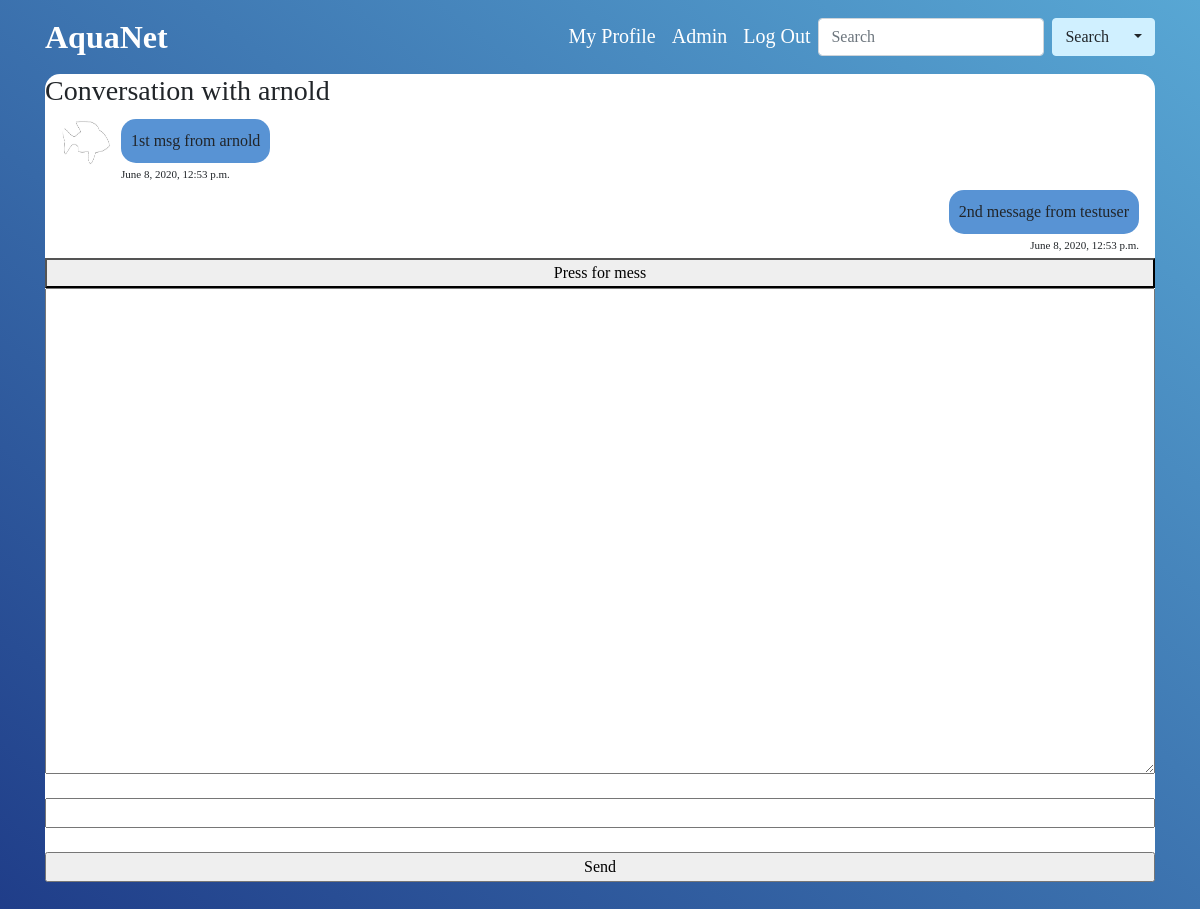
Page /messages/5/ (signed in) on the earlier database version.
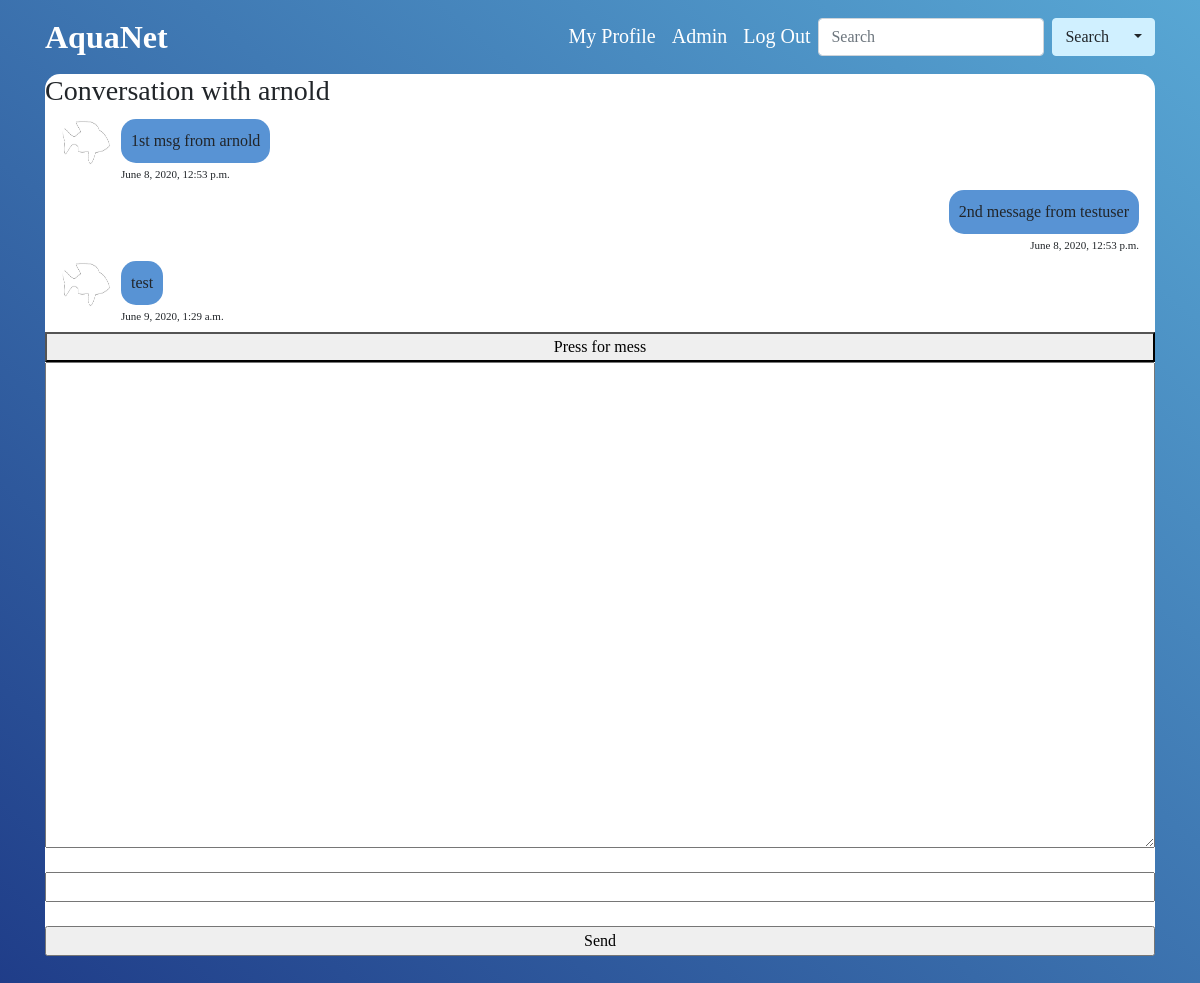
Same page on the later database version.
### userschat/models.py (models this page shows, shortened)
class Message(models.Model):
    thread = models.ForeignKey(Thread, null=True, blank=True, on_delete=models.SET_NULL)
    message = models.TextField()
    sender = models.ForeignKey(User, on_delete=models.CASCADE)
    date = models.DateTimeField(default=timezone.now)

### userschat/views.py (the view)
# urls.py: path('messages/<int:pk>/', views.RoomView.as_view(), name='room'),
class RoomView(LoginRequiredMixin, UserPassesTestMixin, DetailView):
    model = Thread
    template_name = 'userschat/room.html'
    def get_context_data(self, *, object_list=None, **kwargs):
        context = super(RoomView, self).get_context_data(**kwargs)
        thread = self.get_object()
        messages = Message.objects.filter(thread=thread)
        if thread.first_user == self.request.user:
            other_user = thread.second_user
        else:
            other_user = thread.first_user
        context.update({'room_name': thread.id, 'thread': thread, 'chat_messages': messages, 'reciever': other_user})
        return context
    def test_func(self):
        thread = self.get_object()
        if self.request.user == thread.first_user or self.request.user == thread.second_user:
            return True
        return False

### userschat/templates/userschat/room.html (shortened to what this page needs)
{% extends "speciesprofile/base.html" %}
{% load static %}
{% block content %}
<div class="card">
    <h3>Conversation with {{reciever}}</h2>
    <div id="chat-container" class="card">
        {% for message in chat_messages %}
        {% if message.sender == user %}
        <div class="d-flex justify-content-end mb-4 mr-3">
            <div class="chat-message-box">
                {{message.message}}
                <span class="chat-time-stamp sender">{{message.date}}</span>
            </div>
        </div>
        {% else %}
        <div class="d-flex justify-content-start mb-4 ml-3">
            <div class="chat-user-img">
                <img src="/media/species-images/default.jpg">
            </div>
            <div class="chat-message-box">
                {{message.message}}
                <span class="chat-time-stamp reciever">{{message.date}}</span>
            </div>
        </div>
        {% endif %}
    {% endfor %}
    </div>
    <button id="testBtn">Press for mess</button>
    <textarea id="chat-log" cols="100" rows="20"></textarea><br>
    <input id="chat-message-input" type="text" size="100"><br>
    <input id="chat-message-submit" type="button" value="Send">
</div>
{% endblock content %}

Differences in the rows shown:
added Message: message "test", date "June 9, 2020, 1:29 a.m."
